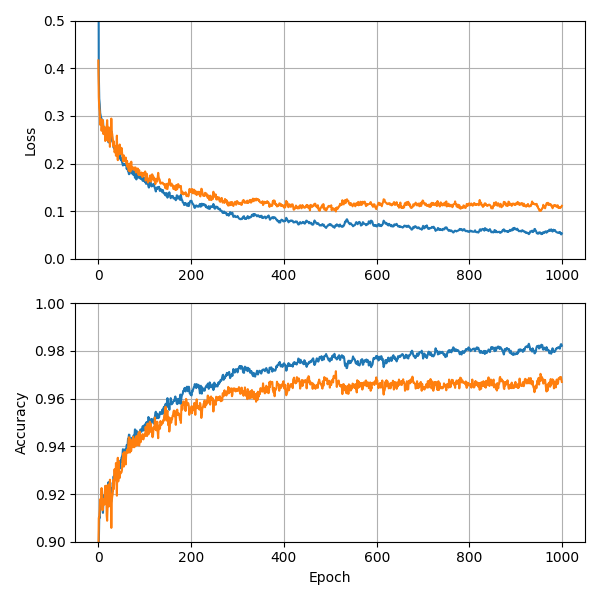

This chart was generated by the following gnuplot code:
from matplotlib import pyplot as plt
import numpy as np

history = np.loadtxt('tune01.txt')

plt.figure(figsize = (6, 6), tight_layout = True)

plt.subplot(2, 1, 1)
plt.plot(history[:, 1])
plt.plot(history[:, 3])
plt.grid()
plt.ylim(0., 0.5)
plt.ylabel('Loss')

plt.subplot(2, 1, 2)
plt.plot(history[:, 2])
plt.plot(history[:, 4])
plt.grid()
plt.ylim(0.9, 1.)
plt.ylabel('Accuracy')
plt.xlabel('Epoch')

epoch = history[:, 4].argmax()
print(epoch, history[epoch, 4])

plt.show()
